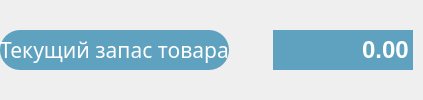
               <widget class="QWidget" name="widget_15" native="true">
                <property name="sizePolicy">
                 <sizepolicy hsizetype="Preferred" vsizetype="Minimum">
                  <horstretch>0</horstretch>
                  <verstretch>0</verstretch>
                 </sizepolicy>
                </property>
                <layout class="QHBoxLayout" name="horizontalLayout_15">
                 <property name="leftMargin">
                  <number>0</number>
                 </property>
                 <property name="topMargin">
                  <number>0</number>
                 </property>
                 <property name="rightMargin">
                  <number>10</number>
                 </property>
                 <property name="bottomMargin">
                  <number>0</number>
                 </property>
                 <item>
                  <widget class="QLabel" name="label_9">
                   <property name="sizePolicy">
                    <sizepolicy hsizetype="Preferred" vsizetype="Fixed">
                     <horstretch>0</horstretch>
                     <verstretch>0</verstretch>
                    </sizepolicy>
                   </property>
                   <property name="minimumSize">
                    <size>
                     <width>0</width>
                     <height>40</height>
                    </size>
                   </property>
                   <property name="font">
                    <font>
                     <family>Optima</family>
                     <pointsize>16</pointsize>
                     <italic>false</italic>
                    </font>
                   </property>
                   <property name="styleSheet">
                    <string notr="true">QLabel {
     border: none;
	height: 40px;
     border-radius: 20px;
	background-color: #5EA2BF;
	color: white;
 }</string>
                   </property>
                   <property name="text">
                    <string>Текущий запас товара</string>
                   </property>
                   <property name="alignment">
                    <set>Qt::AlignCenter</set>
                   </property>
                   <property name="margin">
                    <number>0</number>
                   </property>
                  </widget>
                 </item>
                 <item>
                  <widget class="QPushButton" name="info_8">
                   <property name="enabled">
                    <bool>true</bool>
                   </property>
                   <property name="sizePolicy">
                    <sizepolicy hsizetype="Fixed" vsizetype="Fixed">
                     <horstretch>0</horstretch>
                     <verstretch>0</verstretch>
                    </sizepolicy>
                   </property>
                   <property name="minimumSize">
                    <size>
                     <width>32</width>
                     <height>32</height>
                    </size>
                   </property>
                   <property name="maximumSize">
                    <size>
                     <width>32</width>
                     <height>32</height>
                    </size>
                   </property>
                   <property name="autoFillBackground">
                    <bool>false</bool>
                   </property>
                   <property name="styleSheet">
                    <string notr="true"> QPushButton {
     border: none;
	background-color: none;
 }</string>
                   </property>
                   <property name="text">
                    <string/>
                   </property>
                   <property name="icon">
                    <iconset resource="resources.qrc">
                     <normaloff>:/resources/info.svg</normaloff>:/resources/info.svg</iconset>
                   </property>
                   <property name="iconSize">
                    <size>
                     <width>32</width>
                     <height>32</height>
                    </size>
                   </property>
                  </widget>
                 </item>
                 <item>
                  <widget class="QDoubleSpinBox" name="doubleSpinBox_8">
                   <property name="sizePolicy">
                    <sizepolicy hsizetype="Fixed" vsizetype="Fixed">
                     <horstretch>0</horstretch>
                     <verstretch>0</verstretch>
                    </sizepolicy>
                   </property>
                   <property name="minimumSize">
                    <size>
                     <width>140</width>
                     <height>40</height>
                    </size>
                   </property>
                   <property name="font">
                    <font>
                     <family>Helvetica</family>
                     <pointsize>18</pointsize>
                     <bold>true</bold>
                    </font>
                   </property>
                   <property name="focusPolicy">
                    <enum>Qt::ClickFocus</enum>
                   </property>
                   <property name="styleSheet">
                    <string notr="true">QDoubleSpinBox
{
     border: none;
	background-color: #5EA2BF;
	color: white;
}


QDoubleSpinBox:focused
{
    border-width: 2px;
    border-style: solid;
    border-color: red;
}</string>
                   </property>
                   <property name="wrapping">
                    <bool>false</bool>
                   </property>
                   <property name="frame">
                    <bool>false</bool>
                   </property>
                   <property name="alignment">
                    <set>Qt::AlignRight|Qt::AlignTrailing|Qt::AlignVCenter</set>
                   </property>
                   <property name="buttonSymbols">
                    <enum>QAbstractSpinBox::NoButtons</enum>
                   </property>
                   <property name="accelerated">
                    <bool>true</bool>
                   </property>
                   <property name="showGroupSeparator" stdset="0">
                    <bool>true</bool>
                   </property>
                   <property name="maximum">
                    <double>1000000.000000000000000</double>
                   </property>
                  </widget>
                 </item>
                </layout>
               </widget>
